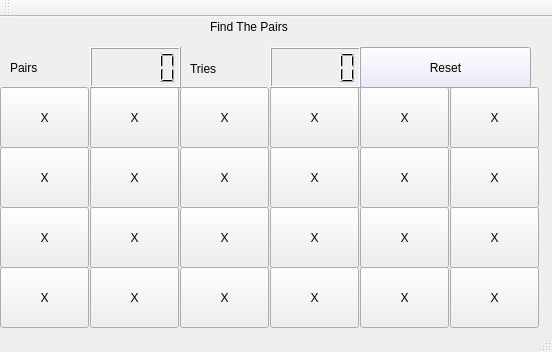
<?xml version="1.0" encoding="UTF-8"?>
<ui version="4.0">
 <class>MainWindow</class>
 <widget class="QMainWindow" name="MainWindow">
  <property name="geometry">
   <rect>
    <x>0</x>
    <y>0</y>
    <width>552</width>
    <height>352</height>
   </rect>
  </property>
  <property name="windowTitle">
   <string>MainWindow</string>
  </property>
  <property name="styleSheet">
   <string notr="true"/>
  </property>
  <widget class="QWidget" name="centralWidget">
   <widget class="QPushButton" name="B01">
    <property name="geometry">
     <rect>
      <x>0</x>
      <y>70</y>
      <width>89</width>
      <height>61</height>
     </rect>
    </property>
    <property name="styleSheet">
     <string notr="true">
</string>
    </property>
    <property name="text">
     <string>X</string>
    </property>
   </widget>
   <widget class="QPushButton" name="B02">
    <property name="geometry">
     <rect>
      <x>90</x>
      <y>70</y>
      <width>89</width>
      <height>61</height>
     </rect>
    </property>
    <property name="styleSheet">
     <string notr="true">
</string>
    </property>
    <property name="text">
     <string>X</string>
    </property>
   </widget>
   <widget class="QPushButton" name="B03">
    <property name="geometry">
     <rect>
      <x>180</x>
      <y>70</y>
      <width>89</width>
      <height>61</height>
     </rect>
    </property>
    <property name="styleSheet">
     <string notr="true">
</string>
    </property>
    <property name="text">
     <string>X</string>
    </property>
   </widget>
   <widget class="QPushButton" name="B04">
    <property name="geometry">
     <rect>
      <x>270</x>
      <y>70</y>
      <width>89</width>
      <height>61</height>
     </rect>
    </property>
    <property name="styleSheet">
     <string notr="true">
</string>
    </property>
    <property name="text">
     <string>X</string>
    </property>
   </widget>
   <widget class="QPushButton" name="B05">
    <property name="geometry">
     <rect>
      <x>360</x>
      <y>70</y>
      <width>89</width>
      <height>61</height>
     </rect>
    </property>
    <property name="styleSheet">
     <string notr="true">
</string>
    </property>
    <property name="text">
     <string>X</string>
    </property>
   </widget>
   <widget class="QPushButton" name="B06">
    <property name="geometry">
     <rect>
      <x>450</x>
      <y>70</y>
      <width>89</width>
      <height>61</height>
     </rect>
    </property>
    <property name="styleSheet">
     <string notr="true">
</string>
    </property>
    <property name="text">
     <string>X</string>
    </property>
   </widget>
   <widget class="QPushButton" name="B07">
    <property name="geometry">
     <rect>
      <x>0</x>
      <y>130</y>
      <width>89</width>
      <height>61</height>
     </rect>
    </property>
    <property name="styleSheet">
     <string notr="true">
</string>
    </property>
    <property name="text">
     <string>X</string>
    </property>
   </widget>
   <widget class="QPushButton" name="B08">
    <property name="geometry">
     <rect>
      <x>90</x>
      <y>130</y>
      <width>89</width>
      <height>61</height>
     </rect>
    </property>
    <property name="styleSheet">
     <string notr="true">
</string>
    </property>
    <property name="text">
     <string>X</string>
    </property>
   </widget>
   <widget class="QPushButton" name="B09">
    <property name="geometry">
     <rect>
      <x>180</x>
      <y>130</y>
      <width>89</width>
      <height>61</height>
     </rect>
    </property>
    <property name="styleSheet">
     <string notr="true">
</string>
    </property>
    <property name="text">
     <string>X</string>
    </property>
   </widget>
   <widget class="QPushButton" name="B10">
    <property name="geometry">
     <rect>
      <x>270</x>
      <y>130</y>
      <width>89</width>
      <height>61</height>
     </rect>
    </property>
    <property name="styleSheet">
     <string notr="true">
</string>
    </property>
    <property name="text">
     <string>X</string>
    </property>
   </widget>
   <widget class="QPushButton" name="B11">
    <property name="geometry">
     <rect>
      <x>360</x>
      <y>130</y>
      <width>89</width>
      <height>61</height>
     </rect>
    </property>
    <property name="styleSheet">
     <string notr="true">
</string>
    </property>
    <property name="text">
     <string>X</string>
    </property>
   </widget>
   <widget class="QPushButton" name="B12">
    <property name="geometry">
     <rect>
      <x>450</x>
      <y>130</y>
      <width>89</width>
      <height>61</height>
     </rect>
    </property>
    <property name="styleSheet">
     <string notr="true">
</string>
    </property>
    <property name="text">
     <string>X</string>
    </property>
   </widget>
   <widget class="QPushButton" name="B13">
    <property name="geometry">
     <rect>
      <x>0</x>
      <y>190</y>
      <width>89</width>
      <height>61</height>
     </rect>
    </property>
    <property name="styleSheet">
     <string notr="true">
</string>
    </property>
    <property name="text">
     <string>X</string>
    </property>
   </widget>
   <widget class="QPushButton" name="B14">
    <property name="geometry">
     <rect>
      <x>90</x>
      <y>190</y>
      <width>89</width>
      <height>61</height>
     </rect>
    </property>
    <property name="styleSheet">
     <string notr="true">
</string>
    </property>
    <property name="text">
     <string>X</string>
    </property>
   </widget>
   <widget class="QPushButton" name="B15">
    <property name="geometry">
     <rect>
      <x>180</x>
      <y>190</y>
      <width>89</width>
      <height>61</height>
     </rect>
    </property>
    <property name="styleSheet">
     <string notr="true">
</string>
    </property>
    <property name="text">
     <string>X</string>
    </property>
   </widget>
   <widget class="QPushButton" name="B16">
    <property name="geometry">
     <rect>
      <x>270</x>
      <y>190</y>
      <width>89</width>
      <height>61</height>
     </rect>
    </property>
    <property name="styleSheet">
     <string notr="true">
</string>
    </property>
    <property name="text">
     <string>X</string>
    </property>
   </widget>
   <widget class="QPushButton" name="B17">
    <property name="geometry">
     <rect>
      <x>360</x>
      <y>190</y>
      <width>89</width>
      <height>61</height>
     </rect>
    </property>
    <property name="styleSheet">
     <string notr="true">
</string>
    </property>
    <property name="text">
     <string>X</string>
    </property>
   </widget>
   <widget class="QPushButton" name="B18">
    <property name="geometry">
     <rect>
      <x>450</x>
      <y>190</y>
      <width>89</width>
      <height>61</height>
     </rect>
    </property>
    <property name="styleSheet">
     <string notr="true">
</string>
    </property>
    <property name="text">
     <string>X</string>
    </property>
   </widget>
   <widget class="QPushButton" name="B19">
    <property name="geometry">
     <rect>
      <x>0</x>
      <y>250</y>
      <width>89</width>
      <height>61</height>
     </rect>
    </property>
    <property name="styleSheet">
     <string notr="true">
</string>
    </property>
    <property name="text">
     <string>X</string>
    </property>
   </widget>
   <widget class="QPushButton" name="B20">
    <property name="geometry">
     <rect>
      <x>90</x>
      <y>250</y>
      <width>89</width>
      <height>61</height>
     </rect>
    </property>
    <property name="styleSheet">
     <string notr="true">
</string>
    </property>
    <property name="text">
     <string>X</string>
    </property>
   </widget>
   <widget class="QPushButton" name="B21">
    <property name="geometry">
     <rect>
      <x>180</x>
      <y>250</y>
      <width>89</width>
      <height>61</height>
     </rect>
    </property>
    <property name="styleSheet">
     <string notr="true">
</string>
    </property>
    <property name="text">
     <string>X</string>
    </property>
   </widget>
   <widget class="QPushButton" name="B22">
    <property name="geometry">
     <rect>
      <x>270</x>
      <y>250</y>
      <width>89</width>
      <height>61</height>
     </rect>
    </property>
    <property name="styleSheet">
     <string notr="true">
</string>
    </property>
    <property name="text">
     <string>X</string>
    </property>
   </widget>
   <widget class="QPushButton" name="B23">
    <property name="geometry">
     <rect>
      <x>360</x>
      <y>250</y>
      <width>89</width>
      <height>61</height>
     </rect>
    </property>
    <property name="styleSheet">
     <string notr="true">
</string>
    </property>
    <property name="text">
     <string>X</string>
    </property>
   </widget>
   <widget class="QPushButton" name="B24">
    <property name="geometry">
     <rect>
      <x>450</x>
      <y>250</y>
      <width>89</width>
      <height>61</height>
     </rect>
    </property>
    <property name="styleSheet">
     <string notr="true">
</string>
    </property>
    <property name="text">
     <string>X</string>
    </property>
   </widget>
   <widget class="QLCDNumber" name="NTries">
    <property name="geometry">
     <rect>
      <x>270</x>
      <y>30</y>
      <width>91</width>
      <height>41</height>
     </rect>
    </property>
   </widget>
   <widget class="QLCDNumber" name="Npairs">
    <property name="geometry">
     <rect>
      <x>90</x>
      <y>30</y>
      <width>91</width>
      <height>41</height>
     </rect>
    </property>
   </widget>
   <widget class="QLabel" name="Pairs">
    <property name="geometry">
     <rect>
      <x>10</x>
      <y>30</y>
      <width>81</width>
      <height>41</height>
     </rect>
    </property>
    <property name="text">
     <string>Pairs</string>
    </property>
   </widget>
   <widget class="QLabel" name="Tries">
    <property name="geometry">
     <rect>
      <x>190</x>
      <y>36</y>
      <width>81</width>
      <height>31</height>
     </rect>
    </property>
    <property name="text">
     <string>Tries</string>
    </property>
   </widget>
   <widget class="QPushButton" name="Reset">
    <property name="geometry">
     <rect>
      <x>360</x>
      <y>30</y>
      <width>171</width>
      <height>41</height>
     </rect>
    </property>
    <property name="styleSheet">
     <string notr="true">QPushButton{ 
	background-color :#E6E6FA;
}</string>
    </property>
    <property name="text">
     <string>Reset</string>
    </property>
   </widget>
   <widget class="QLabel" name="label">
    <property name="geometry">
     <rect>
      <x>210</x>
      <y>0</y>
      <width>141</width>
      <height>20</height>
     </rect>
    </property>
    <property name="text">
     <string>Find The Pairs</string>
    </property>
   </widget>
  </widget>
  <widget class="QToolBar" name="mainToolBar">
   <attribute name="toolBarArea">
    <enum>TopToolBarArea</enum>
   </attribute>
   <attribute name="toolBarBreak">
    <bool>false</bool>
   </attribute>
  </widget>
  <widget class="QStatusBar" name="statusBar"/>
 </widget>
 <layoutdefault spacing="6" margin="11"/>
 <resources/>
 <connections/>
</ui>
